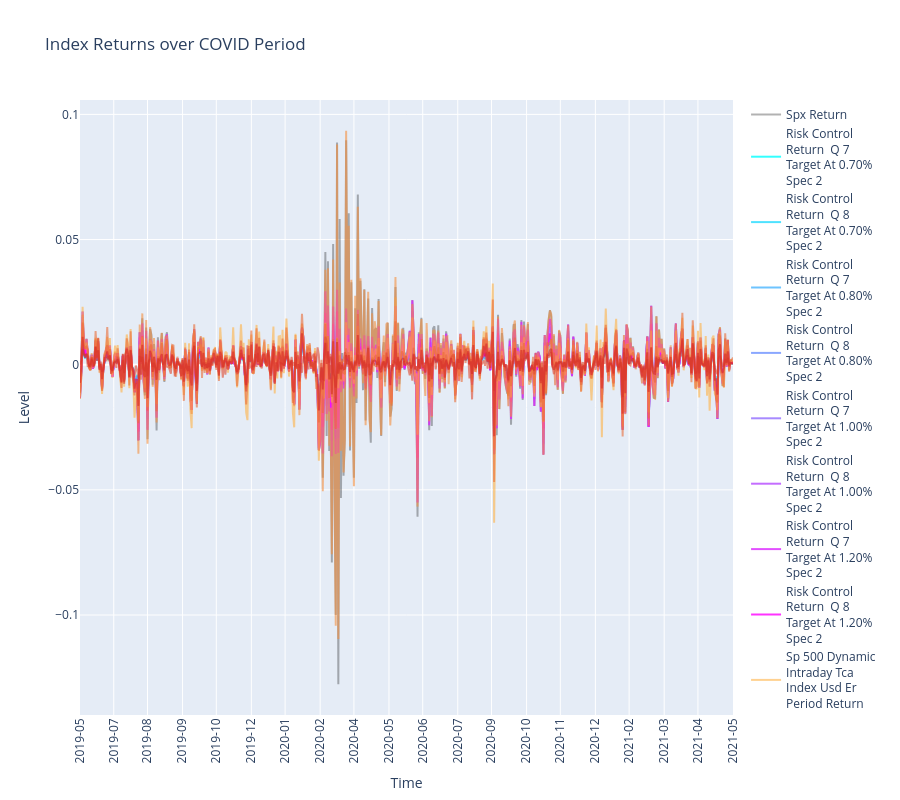

Notebook code for this chart:
### Markdown cell above
#### Hardcode png version of figure (displays in github) for COVID period

### Code cell
cfg_covid = replace(
    cfg,
    title="Comparison of Index Returns (COVID Window)",
    figure_title="Index Returns over COVID Period",
)

fig = dta.make_level_figure(
    merged_strat_returns,
    cfg=cfg_covid,
    time_window=("2019-05-31", "2021-05-31"),
)

fig.show()

### Figure 1 — Plotly figure (JSON) as saved in the notebook; plotly's stock layout.template omitted (floating-point values rounded to 4 significant figures; data arrays with more than 128 entries replaced by an {"elided": "..."} marker saying what was removed)
{"data": [{"line": {"color": "black", "width": 2}, "mode": "lines", "name": "Spx Return", "opacity": 0.3, "type": "scatter", "x": {"elided": "504 int values"}, "y": {"elided": "504 float values"}}, {"line": {"color": "#00ffff", "width": 2}, "mode": "lines", "name": "Risk Control<br>Return  Q 7<br>Target At 0.70%<br>Spec 2", "opacity": 0.8, "type": "scatter", "x": {"elided": "504 int values"}, "y": {"elided": "504 float values"}}, {"line": {"color": "#24dbff", "width": 2}, "mode": "lines", "name": "Risk Control<br>Return  Q 8<br>Target At 0.70%<br>Spec 2", "opacity": 0.8, "type": "scatter", "x": {"elided": "504 int values"}, "y": {"elided": "504 float values"}}, {"line": {"color": "#49b6ff", "width": 2}, "mode": "lines", "name": "Risk Control<br>Return  Q 7<br>Target At 0.80%<br>Spec 2", "opacity": 0.8, "type": "scatter", "x": {"elided": "504 int values"}, "y": {"elided": "504 float values"}}, {"line": {"color": "#6d92ff", "width": 2}, "mode": "lines", "name": "Risk Control<br>Return  Q 8<br>Target At 0.80%<br>Spec 2", "opacity": 0.8, "type": "scatter", "x": {"elided": "504 int values"}, "y": {"elided": "504 float values"}}, {"line": {"color": "#926dff", "width": 2}, "mode": "lines", "name": "Risk Control<br>Return  Q 7<br>Target At 1.00%<br>Spec 2", "opacity": 0.8, "type": "scatter", "x": {"elided": "504 int values"}, "y": {"elided": "504 float values"}}, {"line": {"color": "#b649ff", "width": 2}, "mode": "lines", "name": "Risk Control<br>Return  Q 8<br>Target At 1.00%<br>Spec 2", "opacity": 0.8, "type": "scatter", "x": {"elided": "504 int values"}, "y": {"elided": "504 float values"}}, {"line": {"color": "#db24ff", "width": 2}, "mode": "lines", "name": "Risk Control<br>Return  Q 7<br>Target At 1.20%<br>Spec 2", "opacity": 0.8, "type": "scatter", "x": {"elided": "504 int values"}, "y": {"elided": "504 float values"}}, {"line": {"color": "#ff00ff", "width": 2}, "mode": "lines", "name": "Risk Control<br>Return  Q 8<br>Target At 1.20%<br>Spec 2", "opacity": 0.8, "type": "scatter", "x": {"elided": "504 int values"}, "y": {"elided": "504 float values"}}, {"line": {"color": "#ffb347", "width": 2}, "mode": "lines", "name": "Sp 500 Dynamic<br>Intraday Tca<br>Index Usd Er<br>Period Return", "opacity": 0.6, "type": "scatter", "x": {"elided": "504 int values"}, "y": {"elided": "504 float values"}}, {"line": {"color": "#f5903f", "width": 2}, "mode": "lines", "name": "Sp 500 Futures<br>Index Er Period<br>Return", "opacity": 0.6, "type": "scatter", "x": {"elided": "504 int values"}, "y": {"elided": "504 float values"}}, {"line": {"color": "#ea6d37", "width": 2}, "mode": "lines", "name": "Sp 500 Futures<br>12% Intraday<br>Edge Growth Tca<br>Usd Er Period<br>Return", "opacity": 0.6, "type": "scatter", "x": {"elided": "504 int values"}, "y": {"elided": "504 float values"}}, {"line": {"color": "#e04a30", "width": 2}, "mode": "lines", "name": "Sp Multi-Asset<br>5% Intraday Edge<br>Macro Tca Index<br>Usd Er Period<br>Return", "opacity": 0.6, "type": "scatter", "x": {"elided": "504 int values"}, "y": {"elided": "504 float values"}}, {"line": {"color": "#d62728", "width": 2}, "mode": "lines", "name": "Sp 500 Futures<br>7% Intraday Edge<br>Volatility Tca<br>Index  Usd Er<br>Period Return", "opacity": 0.6, "type": "scatter", "x": {"elided": "504 int values"}, "y": {"elided": "504 float values"}}], "layout": {"height": 800, "hovermode": "x unified", "showlegend": true, "title": {"text": "Index Returns over COVID Period"}, "xaxis": {"tickangle": -90, "tickmode": "array", "ticktext": ["2019-05", "2019-07", "2019-08", "2019-09", "2019-10", "2019-12", "2020-01", "2020-02", "2020-04", "2020-05", "2020-06", "2020-07", "2020-09", "2020-10", "2020-11", "2020-12", "2021-02", "2021-03", "2021-04", "2021-05"], "tickvals": [2360, 2386, 2412, 2439, 2465, 2492, 2518, 2545, 2571, 2598, 2624, 2651, 2677, 2704, 2730, 2757, 2783, 2810, 2836, 2863], "title": {"text": "Time"}}, "yaxis": {"title": {"text": "Level"}}}}
